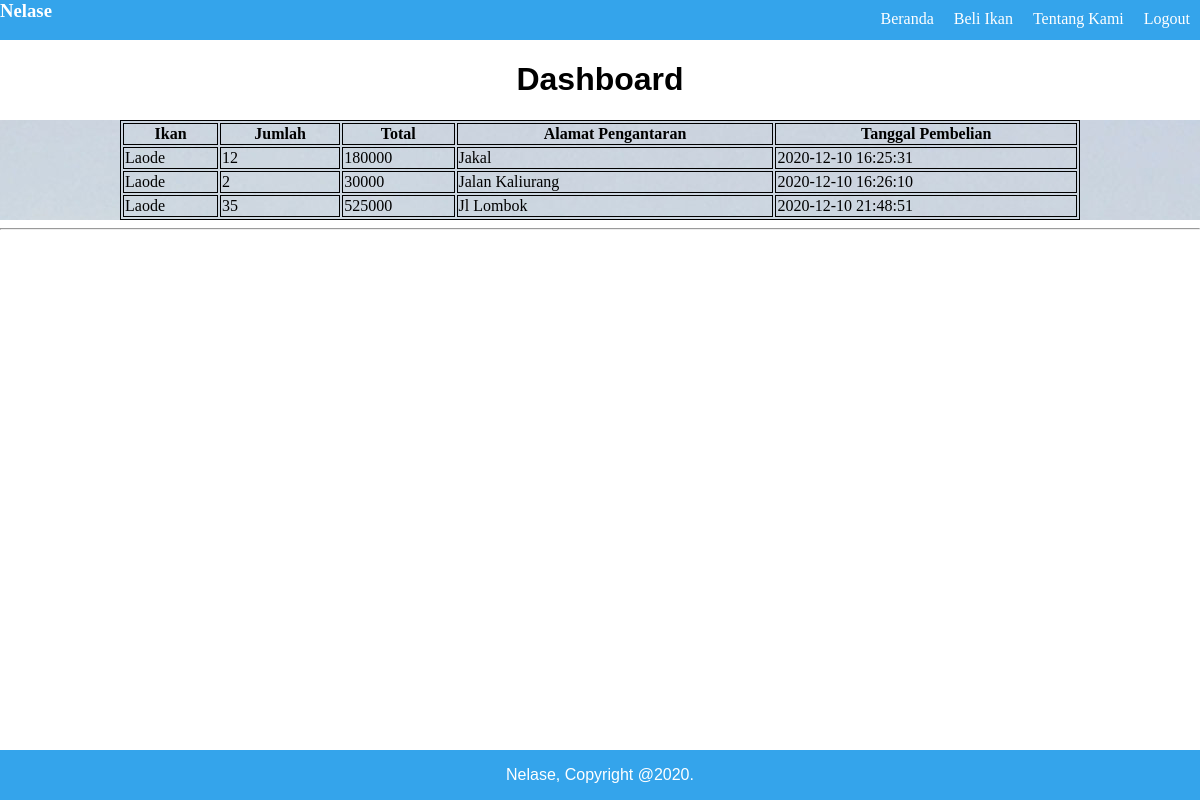
Page /dashboard.php (signed in) on the committed database.
### tables this page shows
CREATE TABLE `transaksi` (
  `id` int(11) NOT NULL,
  `id_pembeli` int(11) NOT NULL,
  `id_penjual` int(11) NOT NULL,
  `id_ikan` int(11) NOT NULL,
  `jumlah` int(10) NOT NULL,
  `total` int(50) NOT NULL,
  `alamat` varchar(255) NOT NULL,
  `tanggal_pembelian` timestamp NOT NULL DEFAULT CURRENT_TIMESTAMP
);

CREATE TABLE `ikan` (
  `id` int(11) NOT NULL,
  `id_penjual` int(6) NOT NULL,
  `jenis_ikan` varchar(30) NOT NULL,
  `berat_ikan` decimal(10,0) NOT NULL,
  `harga_ikan` int(20) NOT NULL,
  `alamat` varchar(255) NOT NULL,
  `tanggal_input` timestamp NOT NULL DEFAULT CURRENT_TIMESTAMP
);

### dashboard.php (the view, shortened to what this page needs)
<?php
include 'conf/koneksi.php';
$getUserLogin = $koneksi->query("SELECT * FROM pengguna where username='".$_SESSION['username']."'")->fetch_assoc();
?>
<!DOCTYPE html>
<html>
<head>
	<link rel="stylesheet" type="text/css" href="style.css">
</head>
<body>
	<div class="wrapper">
  <nav>
  <a href="logout.php">Logout</a>
   <a href="tentang_kami.php">Tentang Kami</a>
   <?php
			if($_SESSION['peran'] == "konsumen"){
				echo '   <a href="beliikan.php">Beli Ikan</a>';
			}else{
				echo '	<a href="pesanan.php">Lihat Pesanan</a> ';
			}
				?>
   <a href="index.php">Beranda</a>
   <h3>Nelase</h3>
  </nav>
   <div class="Fitur">
      <h1>Dashboard</h1>
   </div>
      <section id="boxes">
        	<?php
			if($_SESSION['peran'] == "nelayan"){
				?>
				          <div class="box">
            <a href="edukasi.php"><img src="img/buku.png"></a>
            <h3>Edukasi Nelayan</h3>
            <p>
              fitur ini ditujukan untuk mengedukasi nelayan
            </p>
          </div>
          <div class="box">
            <a href="formnelayan.php"><img src="img/jual.png"></a>
            <h3>Jual Ikan</h3>
            <p>
              fitur ini ditujukan untuk nelayan untuk menjual ikan
            </p>
          </div>
		  <?php
			}else{
			?>
			<table style="margin-left:10%;margin-right:10%;width:80%">
			<tr>
			<th>Ikan</th>
			<th>Jumlah</th>
			<th>Total</th>
			<th>Alamat Pengantaran</th>
			<th>Tanggal Pembelian</th>
			</tr>
			<?php
			$q = $koneksi->query("SELECT * FROM transaksi where id_pembeli='".$getUserLogin['id']."'");
			while($r = $q->fetch_assoc()){
				echo "<tr>";
				echo "<td>".$koneksi->query("SELECT jenis_ikan from ikan where id='".$r['id_ikan']."'")->fetch_assoc()['jenis_ikan']."</td>";
				echo "<td>".$r['jumlah']."</td>";
				echo "<td>".$r['total']."</td>";
				echo "<td>".$r['alamat']."</td>";
				echo "<td>".$r['tanggal_pembelian']."</td>";
				echo "</tr>";
			}
			?>
			</table>
			<?php
			}
			?>
      </section><hr>
<footer style="position: fixed;">
  <p>
    Nelase, Copyright @2020.
  </p>
</footer>
 </div>
</body>
</html>

### style.css (style rules this page uses)
body { padding: 0px; margin:0px; }
nav,main { display: block; }
nav { height: 40px; background: #34a4eb; position: relative; }
nav a { padding: 10px; text-decoration-line: none; float: right; color: white; }
nav h3 { margin: 0; color: White; position: 5px; }
.pendahuluan h1, p { text-align-last: center; margin: 0; font-family: sans-serif; }
#boxes { margin-top: 20px; background: url(efe-kurnaz-8hi9WGb4qMA-unsplash.jpg) }
.Fitur h1 { text-align: center; font-style: bold; font-family: sans-serif; }
footer { width: 100%; height: 50px; padding-left: 0px; line-height: 50px; background: #34a4eb; color: #fff; text-align: center; bottom: 0; }

### dashboard.php (style rules this page uses)
table, th, td { border: 1px solid black; }

### rows in the picture
transaksi: id_ikan.jenis_ikan "Laode", jumlah "12", total "180000", alamat "Jakal", tanggal_pembelian "2020-12-10 16:25:31"
transaksi: id_ikan.jenis_ikan "Laode", jumlah "2", total "30000", alamat "Jalan Kaliurang", tanggal_pembelian "2020-12-10 16:26:10"
transaksi: id_ikan.jenis_ikan "Laode", jumlah "35", total "525000", alamat "Jl Lombok", tanggal_pembelian "2020-12-10 21:48:51"
